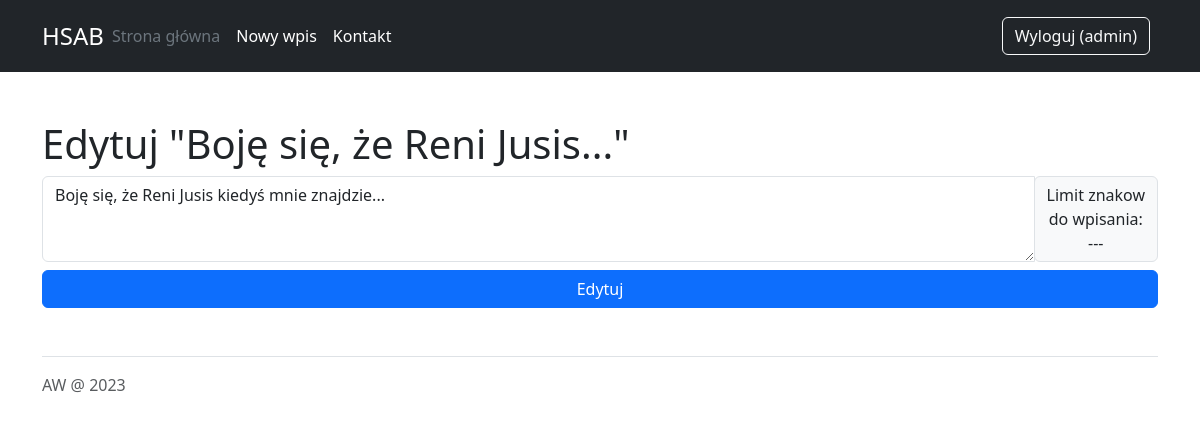
The app's page /10/edit (signed in) with its own data.
### tables this page shows
CREATE TABLE login
(
    id  INTEGER PRIMARY KEY AUTOINCREMENT,
    username    TEXT NOT NULL,
    password TEXT NOT NULL,
    access INTEGER   NOT NULL DEFAULT '0'
);

CREATE TABLE posts
(
    id      INTEGER PRIMARY KEY AUTOINCREMENT,
    created TIMESTAMP NOT NULL DEFAULT CURRENT_TIMESTAMP,
    content TEXT      NOT NULL,
    vote    INTEGER   NOT NULL DEFAULT '0'
);

### app.py (the view, shortened to what this page needs)
@app.route('/<int:id>/edit', methods=('GET', 'POST'))
@login_required
def edit(id):
    post = get_post(id)
    return render_template('edit.html', post=post)

### app.py (called while the page is built)
def get_db_connection():
    conn = sqlite3.connect('database.db')
    conn.row_factory = sqlite3.Row
    return conn

def get_post(post_id):
    conn = get_db_connection()
    post = conn.execute('SELECT * FROM posts WHERE id = ?',
                        (post_id,)).fetchone()
    conn.close()
    if post is None:
        abort(404)
    return post

@login_manager.user_loader
def load_user(user_id):
   conn = get_db_connection()
   curs = conn.cursor()
   curs.execute("SELECT * from login where id = (?)",[user_id])
   lu = curs.fetchone()
   if lu is None:
      return None
   else:
      return User(int(lu[0]), lu[1], lu[2])

### templates/edit.html
{% extends 'base.html' %}
{% block content %}
<h1>{% block title %} Edytuj "{{ post['content']|truncate(32) }}" {% endblock %}</h1>
<form method="post">
    <div class="input-group">
        <textarea name="content" placeholder="Post content"
                  class="form-control" onInput="LiczZnaki(this, 128)"
                      maxlength="128">{{ request.form['content'] or post['content'] }}</textarea>
                                <div class="input-group-prepend">
                <span class="input-group-text">Limit znakow <br>do wpisania:<br> ---</span>
            </div>
    </div>
    <div class="form-group d-grid gap-2 pt-2">
        <button type="submit" class="btn btn-primary">Edytuj</button>
    </div>
</form>
{% endblock %}

### templates/base.html (shortened to what this page needs)
<!doctype html>
<html lang="en">
<head>
    <link rel="stylesheet" href="{{ url_for('static', filename= 'css/style.css') }}">
    <link href="https://cdn.jsdelivr.net/npm/bootstrap@5.3.0/dist/css/bootstrap.min.css" rel="stylesheet"
>
</head>
<body>
<header class="p-3 text-bg-dark">
    <div class="container">
        <div class="d-flex flex-wrap align-items-center justify-content-center justify-content-lg-start">
            <a href="/" class="navbar-brand d-flex align-items-center mb-2 mb-lg-0 text-white text-decoration-none">
                HSAB
            </a>
            <ul class="nav col-12 col-lg-auto me-lg-auto mb-2 justify-content-center mb-md-0">
                <li><a href="{{ url_for('index') }}" class="nav-link px-2 text-secondary">Strona główna</a></li>
                <li><a href="{{ url_for('create') }}" class="nav-link px-2 text-white">Nowy wpis</a></li>
                <li><a href="{{ url_for('contact') }}" class="nav-link px-2 text-white">Kontakt</a></li>
            </ul>
            <div class="text-end">
                {% if current_user.is_authenticated %}
                    <a href="{{ url_for('logout') }}">
                        <button type="button" class="btn btn-outline-light me-2">Wyloguj ({{ current_user.username }})
                        </button>
                    </a>
                {% endif %}
            </div>
        </div>
    </div>
</header>
<main>
    <div class="container py-4">
        <div class="py-4">
            {% block content %} {% endblock %}
        </div>
        <footer class="pt-3 mt-4 text-body-secondary border-top">
            AW @ 2023
        </footer>
    </div>
</main>
</body>
</html>

### static/css/style.css (style rules this page uses)
.navbar-brand { font-size: x-large !important; }

### records on screen
login: username "admin"
posts: content "Boję się, że Reni Jusis...", content "Boję się, że Reni Jusis kiedyś mnie znajdzie..."
